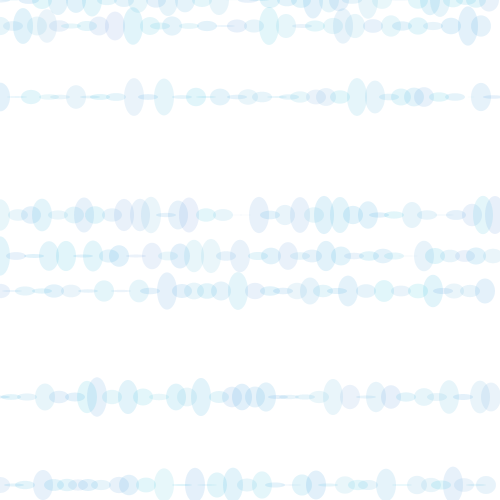
Frame 1 (no input)
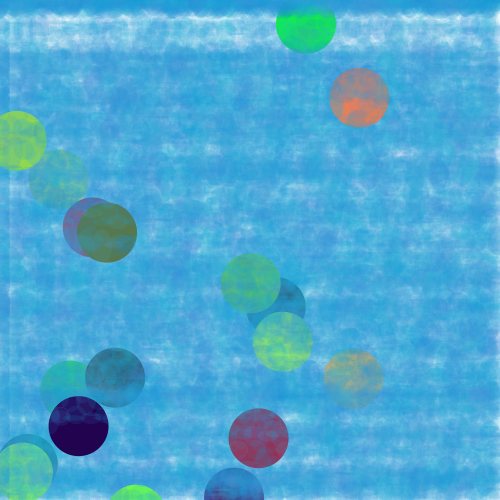
Frame 60 (the mouse pressed at the canvas centre just before this capture)
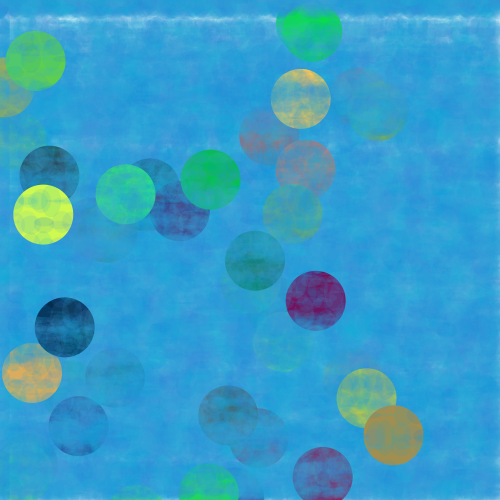
Frame 120 (the mouse held since frame 60 and released just before this capture)

The Processing sketch that drew these frames (run headless with seeded random() and noise(); from frame 60 on, the mouse is pressed at the canvas centre):

// Processing sketch: processing_42335
// ── processing_42335.pde

//Luis Ortiz


int blocksize;


void setup() {
  size(500, 500);
  blocksize = 20  ;
  noStroke();
  background(255);
}




void draw() {
  for (int y=0; y<height; y+=blocksize+random(1,100)) {
    for (int x=0; x<width; x+=blocksize-random(1,10)) {
      fill(random(0, 83), random(128, 186), random(210, 216), 30);
      ellipse(x, y, blocksize, blocksize-random(1, 60));
     }
  }



  int specialX = mouseX - (mouseX % blocksize);
  int specialY = mouseY - (mouseY % blocksize);
  fill(random(1,255),random(1,255),80);
  ellipse(random(1,400),random(1,1500),60,60);








}
